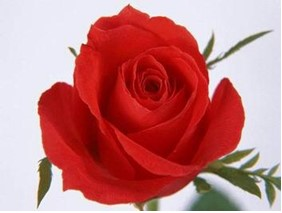
#> input picture four/flower3.jpg, 282 x 213 px
$ python huizhizhifangtu.py
#> lines starting #> are read from the running program, lines starting #| are printed output that depends on the picture
# -*- coding: utf-8 -*-
"""
Created on Fri Dec 18 19:35:23 2020

@author: life
"""

import cv2
import numpy as np
from matplotlib import pyplot as plt
img = cv2.imread('flower3.jpg',0)
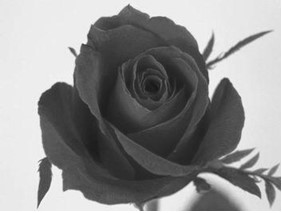
#> img: shape (213, 282); min 21, max 255, mean 145.3
plt.hist(img.ravel(),256,[0,256]);
plt.show()
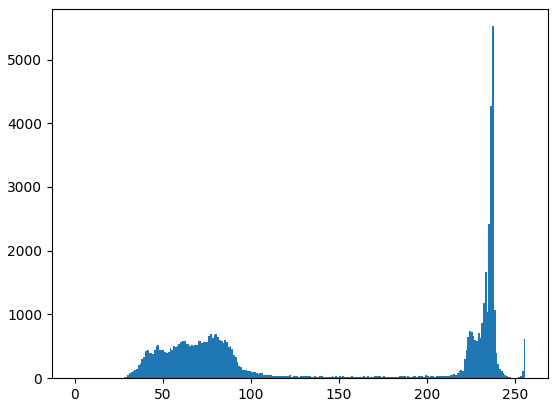
#> figure drawn by matplotlib, 1 panel; tallest bar 5523 high, from x = 237 to 238

$ run again, with four/flower2.jpg copied over four/flower3.jpg
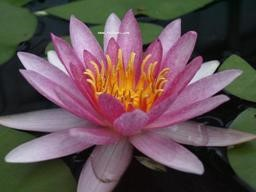
#> input picture four/flower2.jpg, 256 x 192 px
#> `img = cv2.imread('flower3.jpg',0)`:
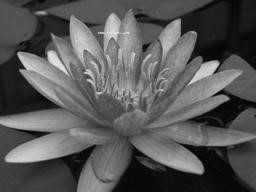
#> img: shape (192, 256); min 0, max 232, mean 87.1
#> `plt.show()`:
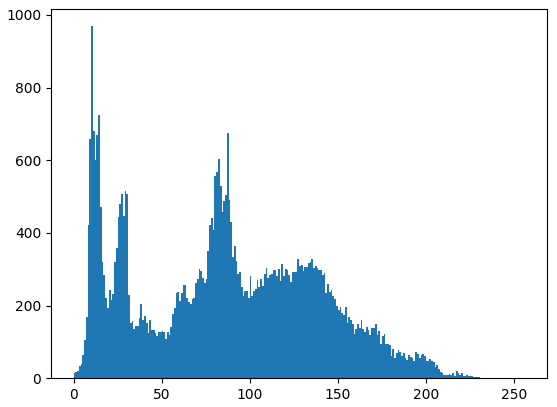
#> figure drawn by matplotlib, 1 panel; tallest bar 969 high, from x = 10 to 11
